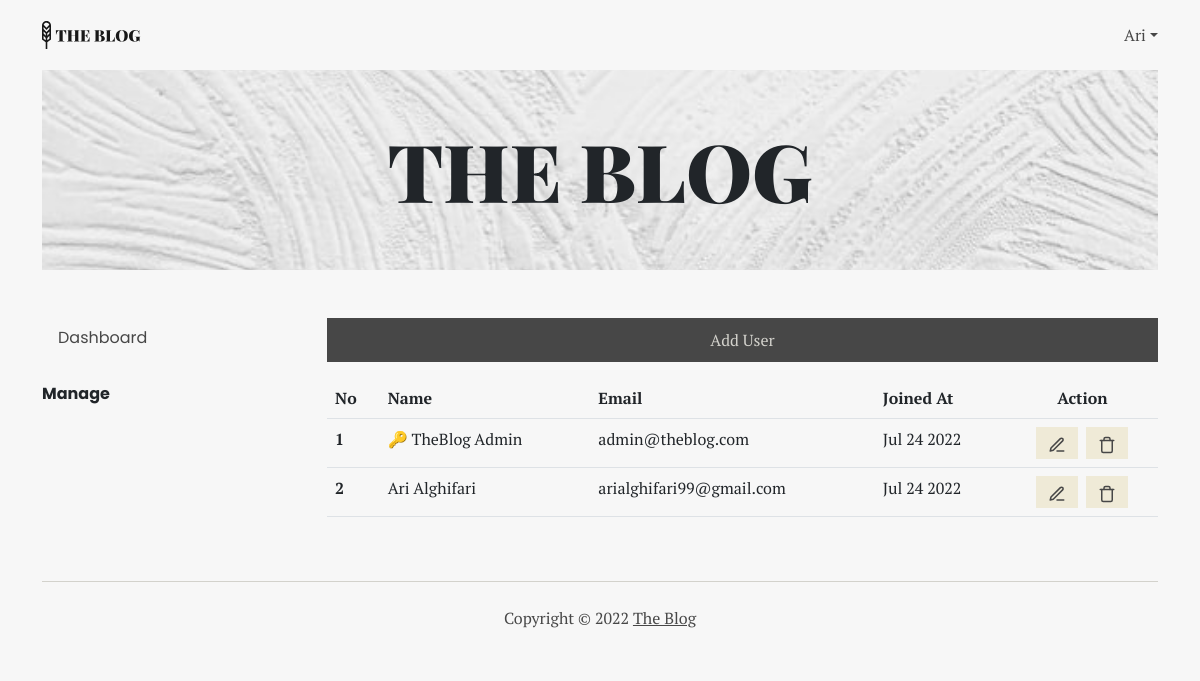
The app's page /dashboard/user/index.php (signed in) with its own data.
### tables this page shows
CREATE TABLE `user` (
  `id` int(11) NOT NULL,
  `email` varchar(255) NOT NULL,
  `password` varchar(255) NOT NULL,
  `first_name` varchar(255) NOT NULL,
  `last_name` varchar(255) NOT NULL,
  `isAdmin` tinyint(1) NOT NULL,
  `createdAt` datetime NOT NULL
);

### dashboard/user/index.php (the view, shortened to what this page needs)
<?php
include '../../connection.php';
$sql = "SELECT * FROM user";
$query = mysqli_query($conn, $sql);
?>
<!DOCTYPE html>
<html lang="en">
<head>
	<link rel="stylesheet" href="../../style/bootstrap.min.css" />
	<link rel="stylesheet" href="../../style/main.css" />
</head>
<body>
	<div class="container">
		<nav class="nav-main" aria-label="main navigation">
			<a href="../../"><img src="../../assets/logo.svg" alt="The Blog Logo" /></a>
			<div>
				<?php if ($_SESSION['user_id']) { ?>
					<p class="m-0 rounded-0 dropdown-toggle cursor-pointer" data-bs-toggle="dropdown" aria-expanded="false"><?= $_SESSION['user_first_name']; ?></p>
				<?php } ?>
			</div>
		</nav>
		<header>
			<section class="banner">
				<img src="../../assets/banner.jpg" alt="Banner" />
				<h1 class="display-1">THE BLOG</h1>
			</section>
		</header>
		<main>
			<div class="row my-5">
				<aside class="col-12 col-md-3 mb-4">
					<div class="manage">
						<nav class="nav-side mb-4 p-0" aria-label="Manage Navigation">
							<a href="../">
								<p>Dashboard</p>
							</a>
						</nav>
						<p class="manage__title">Manage</p>
					</div>
				</aside>
				<section class="col-12 col-md-9">
					<a href="./add_form.php" class="btn-primary mb-3">Add User</a>
					<div class="overflow-auto">
						<table class="table">
							<tr>
								<th>No</th>
								<th>Name</th>
								<th>Email</th>
								<th>Joined At</th>
								<th class="text-center">Action</th>
							</tr>
							<?php
							$no = 1;
							while ($row = mysqli_fetch_array($query)) {
								$name = $row['email'];
							?>
								<tr>
									<th><?= $no ?></th>
									<td>
										<?= $row['isAdmin'] == 1 ? "🔑" : ""; ?>
										<?= $row['first_name'] . ' ' . $row['last_name'] ?>
									</td>
									<td><?= $row['email'] ?></td>
									<td><?= date("M d Y", strtotime($row['createdAt'])) ?></td>
									<td>
										<div class="d-flex justify-content-center align-items-center gap-2">
											<a href="./edit_form.php?id=<?= $row['id'] ?>" title="edit"><img src="../../assets/ic_edit.svg" alt="" /></a>
											<a href="./delete.php?id=<?= $row['id'] ?>" title="delete" onclick="return confirm('Do you want to delete <?= $name ?>?')"><img src="../../assets/ic_trash.svg" alt="" /></a>
										</div>
									</td>
								</tr>
							<?php
								$no++;
							}
							?>
						</table>
					</div>
				</section>
		</main>
		<footer>
			<p>Copyright © <?= date('Y') ?> <a href="#">The Blog</a></p>
		</footer>
	</div>
</body>
</html>

### style/main.css (style rules this page uses)
:root { --background: #f7f7f7; --soft: #d3d2cc; --active: #efead7; --dark: #474747; --darker: #181818; }
* { font-family: "PT Serif", serif; padding: 0; }
body { background-color: var(--background); }
.nav-main { display: flex; height: 70px; justify-content: space-between; align-items: center; }
.nav-main > div { display: flex; gap: 24px; }
.nav-main p { color: var(--dark); cursor: pointer; }
aside * { font-family: Poppins, sans-serif; }
.nav-side a { text-decoration: none; color: var(--dark); }
.nav-side p { margin: 0; padding: 8px 16px; }
.manage__title { font-weight: bold; }
.btn-primary { border: none; background-color: var(--dark); color: var(--soft); padding: 10px; width: 100%; text-decoration: none; display: inline-block; text-align: center; }
.banner { width: 100%; display: flex; align-items: center; justify-content: center; position: relative; }
.banner > img { width: 100%; max-height: 200px; object-fit: cover; background-repeat: no-repeat; }
.banner > h1 { font-family: "Playfair Display", serif; font-weight: 900; position: absolute; text-align: center; margin: 0; }
table a { width: 42px; padding: 4px 12px; background-color: var(--active); }
table img { color: red; width: 100%; }
footer { display: flex; justify-content: center; align-items: center; height: 72px; border-top: 1px solid var(--soft); }
footer * { color: var(--dark); margin: 0; }

### records on screen
user: first_name "TheBlog", last_name "Admin", email "admin@theblog.com", createdAt "Jul 24 2022"
user: first_name "Ari", last_name "Alghifari", email "arialghifari99@gmail.com", createdAt "Jul 24 2022"

### other values on screen
$_SESSION['user_first_name'] "Ari"
